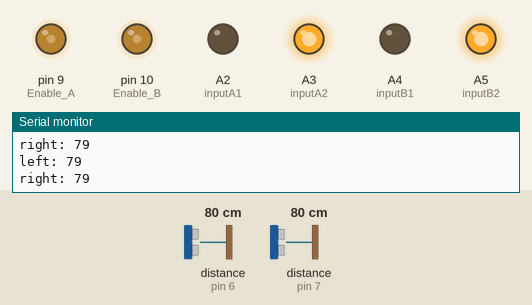
Simulated run of this sketch. Board: Arduino Uno, built with avr-gcc and run on an emulated ATmega328P. Parts: output pins drawn as LEDs (lit = HIGH), the last lines printed to the serial monitor. Wiring (inferred from the names in the program): 2 × ultrasonic range finder: trigger pin 5, echo pin 6 / trigger pin 8, echo pin 7. The inputs (shaded band) are chosen by the test bench; at power-on: distance to the obstacle (sensors on pin 6, pin 7) 80 cm. The echo pulse lasts 58.3 µs per cm; pins used as bus, display or sensor lines are not drawn.

Above: at 1.2 s.
1.3 s: distance to the obstacle (sensor on pin 6) set to 2 cm
2.8 s: distance to the obstacle (sensor on pin 7) set to 14 cm
At 3.2 s:
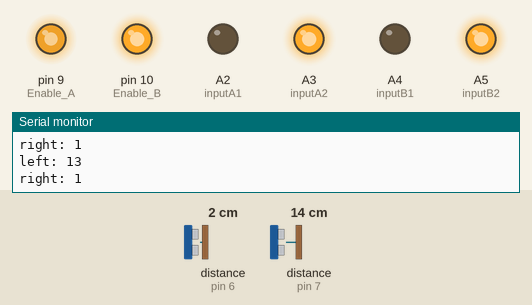
5.8 s: distance to the obstacle (sensor on pin 7) set to 12 cm
At 6.5 s:
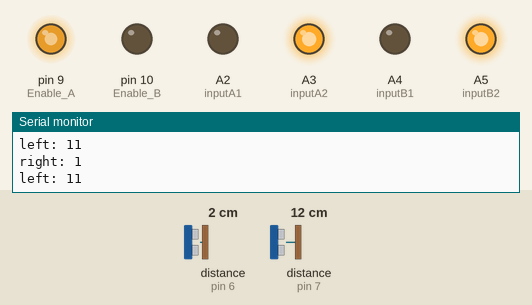
7.3 s: distance to the obstacle (sensor on pin 6) set to 9 cm
At 8.5 s:
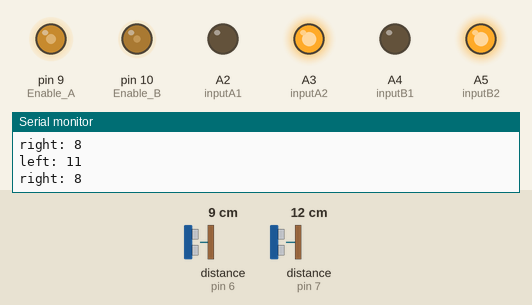
8.8 s: distance to the obstacle (sensor on pin 7) set to 9 cm
At 9.8 s:
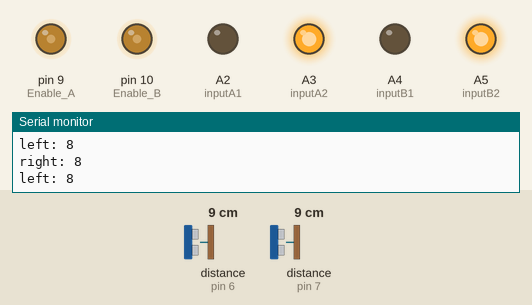
10.3 s: distance to the obstacle (sensor on pin 7) set to 4 cm
At 11.0 s:
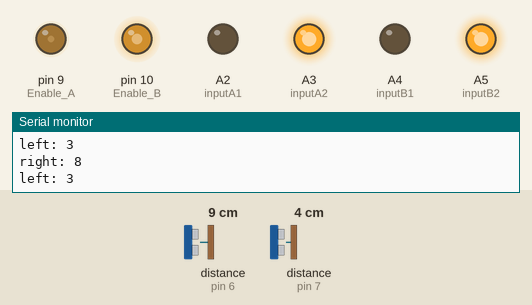
Timing chart, 0 to 12.8 s (numbered marks = the images above; inputs shaded):
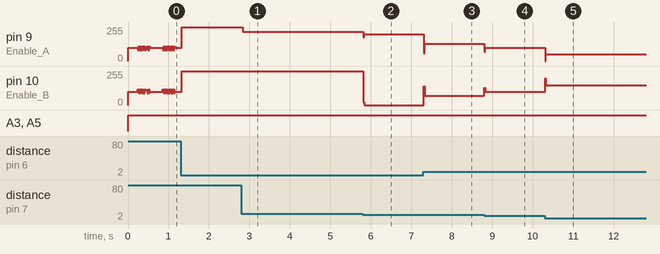

Measured:
- the behaviour switches between 13 and 12 cm on distance to the obstacle (sensor on pin 7) (found by bisection; images 1 and 2)
- after the input at 2.8 s, pin 9 (Enable_A): 255/255 → 220/255 at once
- after the input at 5.8 s, pin 9 (Enable_A): 220/255 → 200/255 at once; pin 10 (Enable_B): 255/255 → 0/255 at once
- after the input at 7.3 s, pin 9 (Enable_A): 200/255 → 130/255 at once; pin 10 (Enable_B): 0/255 → 70/255 at once
- after the input at 8.8 s, pin 9 (Enable_A): 130/255 → 100/255 at once; pin 10 (Enable_B): 70/255 → 100/255 at once
- after the input at 10.3 s, pin 9 (Enable_A): 100/255 → 50/255 at once; pin 10 (Enable_B): 100/255 → 150/255 at once

The sketch:

djjjddddd.ino
```cpp
#define KP 10
#define KD 10
#define ftrigPin 11
#define fechoPin 12
#define rtrigPin 5
#define rechoPin 6

#define ltrigPin 8
#define lechoPin 7

#define HIZ 100
static int son_hata = 0;
const int Enable_A = 9;
const int Enable_B = 10;
const int inputA1 = A2;
const int inputA2 = A3;
const int inputB1 = A4;
const int inputB2 = A5;

long sure, mesafe;

int c[5][5] = {{0, 0,99, 99, 0},
              {0, 0, 0, 99, 0},
              {0, 0,99,99, 0},
              {0, 0, 0, 0, 0},
              {0, 0, 0, 0, 0}
};

void setup()
{
pinMode(ftrigPin, OUTPUT);
pinMode(fechoPin, INPUT);
pinMode(rtrigPin, OUTPUT);
pinMode(rechoPin, INPUT);
pinMode(ltrigPin, OUTPUT);
pinMode(lechoPin, INPUT);
pinMode(Enable_A, OUTPUT);
pinMode(Enable_B, OUTPUT);
pinMode(inputA1, OUTPUT);
pinMode(inputA2, OUTPUT);
pinMode(inputB1, OUTPUT);
pinMode(inputB2, OUTPUT);
Serial.begin(9600);

}

void loop()
{
  ileri();
Serial.print("right: ");
Serial.println(read_sensor(1));
Serial.print("left: ");
Serial.println(read_sensor(2));
}

int read_sensor(int select){
  int trigPin;
  int echoPin;
  if (select == 0){
    trigPin = ftrigPin;
    echoPin = fechoPin;
  }else if (select == 1){
    trigPin = rtrigPin;
    echoPin = rechoPin;
  }
  else if (select == 2){
    trigPin = ltrigPin;
    echoPin = lechoPin;
  }
  digitalWrite(trigPin, LOW);
  delayMicroseconds(2);
  digitalWrite(trigPin, HIGH);
  delayMicroseconds(10);
  digitalWrite(trigPin, LOW);
  sure = pulseIn(echoPin, HIGH);
  mesafe = (sure/2) / 29.1;
  return mesafe;
}

int pid(int error) {
  float pidTerm;
  pidTerm = (error) * KP + (error - son_hata) * KD;
  son_hata = error;
  return (int(pidTerm));
}

int error(){
  return read_sensor(1) - read_sensor(2);
}


void ileri() {
int pid_pwm = pid(error());
digitalWrite(inputA1, LOW);
digitalWrite(inputA2, HIGH);
digitalWrite(inputB1 , LOW);
digitalWrite(inputB2, HIGH);
analogWrite(Enable_A, HIZ-pid_pwm);
analogWrite(Enable_B, HIZ+pid_pwm);

}
void dur(){
   digitalWrite(inputA1, HIGH);
digitalWrite(inputA2, HIGH);
digitalWrite(inputB1 , HIGH);
digitalWrite(inputB2, HIGH);
}

//void sag(){
//digitalWrite(inputA1, HIGH);
//digitalWrite(inputA2, LOW);
//digitalWrite(inputB1 , LOW);
//digitalWrite(inputB2, HIGH);
//analogWrite(Enable_A, HIZ);
//analogWrite(Enable_B, HIZ);
//}
//
//void sol(){
//
//digitalWrite(inputA1, LOW);
//digitalWrite(inputA2, HIGH);
//digitalWrite(inputB1 , HIGH);
//digitalWrite(inputB2, LOW);
//analogWrite(Enable_A, HIZ);
//analogWrite(Enable_B, HIZ);
//}
```
